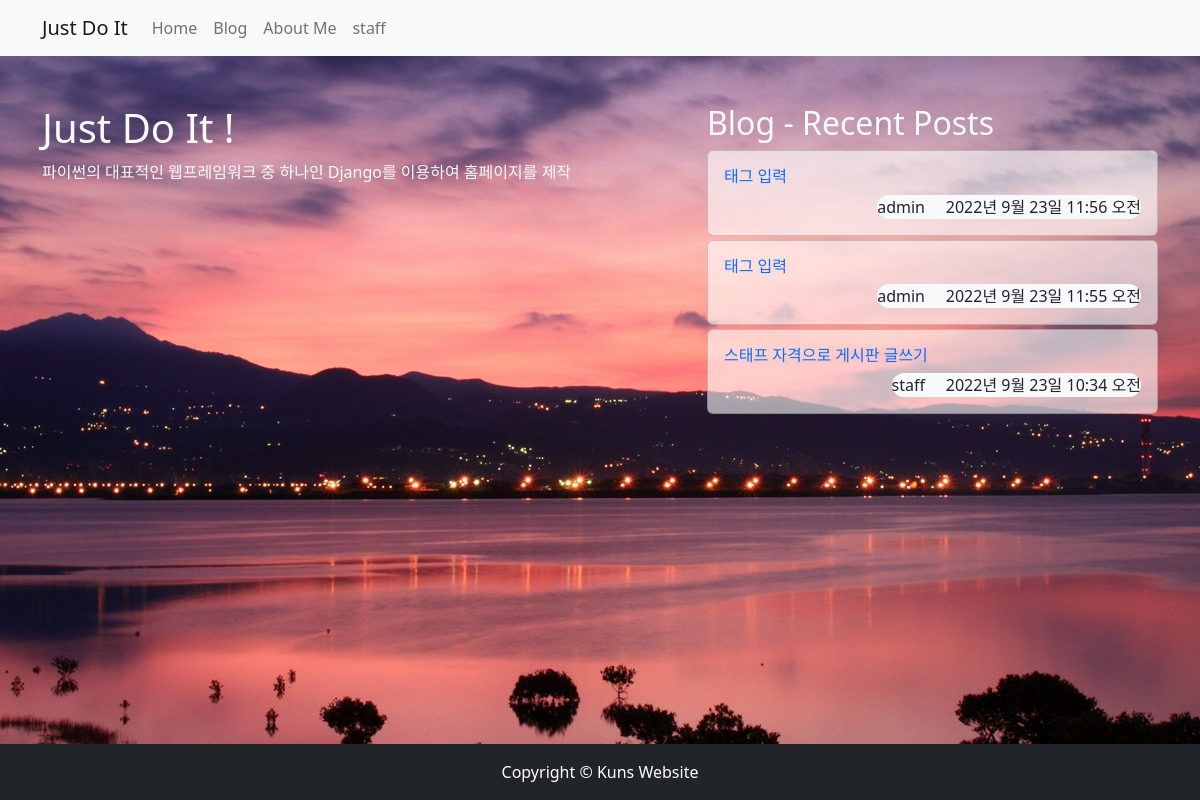
Screenshot of / (signed in) with the database file from the repository.
### blog/models.py (models this page shows, shortened)
class Post(models.Model):
    title = models.CharField(max_length=30) # 최대길이
    hook_text = models.CharField(max_length=100, blank=True)
    content = models.TextField() # 문자열 길이 제한 없다
    head_image = models.ImageField(upload_to='blog/images/%Y/%m/%d/',blank=True)
    file_upload = models.FileField(upload_to='blog/files/%Y/%m/%d/',blank=True)
    created_at = models.DateTimeField(auto_now_add=True) # 현재시간으로 자동저장
    updated_at = models.DateTimeField(auto_now=True) # 다시 저장한 현재시간으로 자동저장
    author = models.ForeignKey(User,null=True, on_delete=models.SET_NULL)
    category = models.ForeignKey(Category, null = True, blank= True, on_delete=models.SET_NULL)
    tags = models.ManyToManyField(Tag, blank=True)
    def get_absolute_url(self):
        return f'/blog/{self.pk}/'

### single_pages/views.py (the view)
# urls.py: path('',views.landing),
def landing(request):
    recent_posts = Post.objects.order_by('-pk')[:3]
    return render(
        request,
        'single_pages/landing.html',
        {
            'recent_posts':recent_posts,
        }
    )

### single_pages/templates/single_pages/landing.html (shortened to what this page needs)
<!DOCTYPE html>
{% load static %}
<html lang="ko">
<head>
    <link rel="stylesheet" href="{% static 'blog/bootstrap/bootstrap.min.css' %}" media="screen">
    <link rel="stylesheet" href="{% static 'single_pages/css/landing.css' %}" media="screen">
</head>
<body>
    {% include 'blog/navbar.html' %}
    <section>
        <div class="container">
            <div class="row justify-content-between">
                <div class="col-lg-6 text-light">
                    <h1 class="mt-5">Just Do It !</h1>
                    <p>파이썬의 대표적인 웹프레임워크 중 하나인 Django를 이용하여 홈페이지를 제작</p>
                </div>
                <div class="col-lg-5 mt-5">
                    <h2 class="text-light">Blog - Recent Posts</h2>
                {% for post in recent_posts %}
                <div class="card mt-1">
                    <div class="card-body">
                        <h6><a href="{{ post.get_absolute_url }}" class="text-decoration-none text dark">
                            {{ post.title }}</a></h6>
                        <span class="bagdg rounded-pill bg-light text-dark float-end">
                            {{ post.author.username }}
                            {{ post.created_at }}
                        </span>
                    </div>
                </div>
                {% endfor %}
                </div>
            </div>
        </div>
    </section>
    <div class="fixed-bottom">
    {% include 'blog/footer.html' %}
    </div>
</body>
</html>

### blog/templates/blog/navbar.html (shortened to what this page needs)
    {% load socialaccount %}
    <nav class="navbar navbar-expand-lg navbar-light bg-light">
        <div class="container">
            <a class="navbar-brand" href="/">Just Do It</a>
            <div class="collapse navbar-collapse" id="navbarNavDropdown">
                <ul class="navbar-nav">
                    <li class="nav-item active">
                        <a class="nav-link" href="/">Home</a>
                    </li>
                    <li class="nav-item">
                        <a class="nav-link" href="/blog/">Blog</a>
                    </li>
                    <li class="nav-item">
                        <a class="nav-link" href="/about_me/">About Me</a>
                    </li>
                </ul>
                <ul class="navbar-nav ml-auto">
                    {% if user.is_authenticated %}
                    <li class="nav-item dropdown">
                        <a class="nav-link" dropdown-toggle" href="#" id="navbarNavDropdownMenyLink" role="button"
                        data-toggle="dropdown" aria-haspopup="true" aria-expanded="false">{{ user.username }}</a>
                    </li>
                    {% else %}
                    <li class="nav-item">
                        <a class="nav-link" href="#" data-toggle="modal" data-target="#loginModal">Log In</a>
                    </li>
                    {% endif %}
                </ul>
            </div>
        </div>
    </nav>

### single_pages/static/single_pages/css/landing.css (style rules this page uses)
body { background: url(/static/single_pages/images/good.jpg) no-repeat center center fixed; }
section { margin-bottom: 150px; }
.card { background: rgba(255, 255, 255, 0.6); }

### rows the page displays
Post: title "태그 입력", author.username "admin", created_at "2022년 9월 23일 11:56 오전"
Post: title "태그 입력", author.username "admin", created_at "2022년 9월 23일 11:55 오전"
Post: title "스태프 자격으로 게시판 글쓰기", author.username "staff", created_at "2022년 9월 23일 10:34 오전"

### other values shown
{{ user.username }} "staff"
